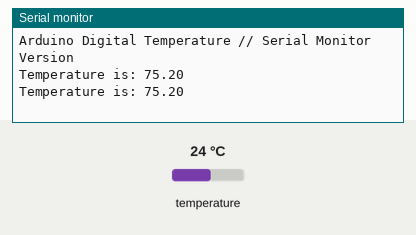
This sketch was run on a simulated Arduino Uno, built with avr-gcc and run on an emulated ATmega328P. Shown: the last lines printed to the serial monitor. The inputs (shaded band) are chosen by the test bench; at power-on: temperature 24 °C.

Above: at 3.3 s.
3.4 s: temperature set to 12 °C
At 5.5 s:
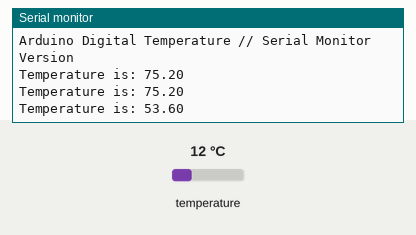
5.9 s: temperature set to 19 °C
At 6.9 s:
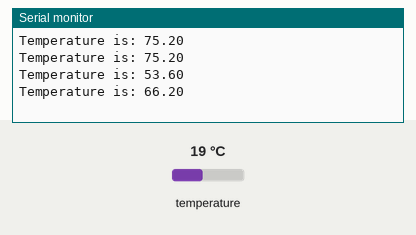
Timing chart, 0 to 8.9 s (numbered marks = the images above; inputs shaded):
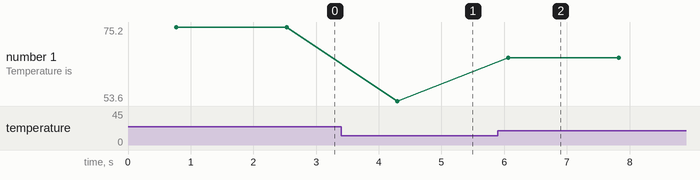

The sketch:

DS18B20_tutorial.ino
```cpp
/* Arduino DS18B20 temp sensor tutorial
   More info: http://www.ardumotive.com/how-to-use-the-ds18b20-temperature-sensor-en.html
   Date: 19/6/2015 // www.ardumotive.com */

//Include libraries
#include "OneWire.h"
#include "DallasTemperature.h"
#include <avr/interrupt.h>
#include <avr/sleep.h>

// Data wire is plugged into pin 2 on the Arduino
#define ONE_WIRE_BUS 2
// Setup a oneWire instance to communicate with any OneWire devices (not just Maxim/Dallas temperature ICs)
OneWire oneWire(ONE_WIRE_BUS);
// Pass our oneWire reference to Dallas Temperature.
DallasTemperature sensors(&oneWire);

int sleepPin = 12;          // active LOW, ground this pin momentary to sleep
int interruptPin = 10;      // LED to show the action of a interrupt
int wakePin = 2;            // active LOW, ground this pin momentary to wake up
int sleepStatus = 0;        // variable to store a request for sleep

void setup(void)
{
/*Sleep Stuff I added starts here, comment out if there is a problem
  pinMode(interruptPin, OUTPUT);   //
  pinMode(sleepPin, INPUT);        // sets the digital pin as input
  pinMode(wakePin, INPUT);

  attachInterrupt(0, wakeUpNow, LOW); // use interrupt 0 (pin 2) and run function
                                      // wakeUpNow when pin 2 gets LOW
  Sleep Stuff I added ends here, comment out if there is a */

  Serial.begin(9600); //Begin serial communication
  Serial.println("Arduino Digital Temperature // Serial Monitor Version"); //Print a message
  sensors.begin();


}


void sleepNow()         // here we put the arduino to sleep
{
    /* Now is the time to set the sleep mode. In the Atmega8 datasheet
     * http://www.atmel.com/dyn/resources/prod_documents/doc2486.pdf on page 35
     * there is a list of sleep modes which explains which clocks and
     * wake up sources are available in which sleep modus.
     *
     * In the avr/sleep.h file, the call names of these sleep modus are to be found:
     *
     * The 5 different modes are:
     *     SLEEP_MODE_IDLE         -the least power savings
     *     SLEEP_MODE_ADC
     *     SLEEP_MODE_PWR_SAVE
     *     SLEEP_MODE_STANDBY
     *     SLEEP_MODE_PWR_DOWN     -the most power savings
     *
     * For now, we want as much power savings as possible,
     * so we choose the according sleep modus: SLEEP_MODE_PWR_DOWN
     *
     */
    set_sleep_mode(SLEEP_MODE_PWR_DOWN);   // sleep mode is set here

    sleep_enable();              // enables the sleep bit in the mcucr register
                                 // so sleep is possible. just a safety pin

    /* Now is time to enable a interrupt. we do it here so an
     * accidentally pushed interrupt button doesn't interrupt
     * our running program. if you want to be able to run
     * interrupt code besides the sleep function, place it in
     * setup() for example.
     *
     * In the function call attachInterrupt(A, B, C)
     * A   can be either 0 or 1 for interrupts on pin 2 or 3.
     *
     * B   Name of a function you want to execute at interrupt for A.
     *
     * C   Trigger mode of the interrupt pin. can be:
     *             LOW        a low level triggers
     *             CHANGE     a change in level triggers
     *             RISING     a rising edge of a level triggers
     *             FALLING    a falling edge of a level triggers
     *
     * In all but the IDLE sleep modes only LOW can be used.
     */

    attachInterrupt(0,wakeUpNow, LOW); // use interrupt 0 (pin 2) and run function
                                       // wakeUpNow when pin 2 gets LOW

    sleep_mode();                // here the device is actually put to sleep!!
                                 //

    sleep_disable();             // first thing after waking from sleep:
                                 // disable sleep...
    detachInterrupt(0);          // disables interrupt 0 on pin 2 so the
                                 // wakeUpNow code will not be executed
                                 // during normal running time.
    delay(1000);                 // wat 2 sec. so humans can notice the
                                 // interrupt.
                                 // LED to show the interrupt is handled
    digitalWrite (interruptPin, LOW);      // turn off the interrupt LED

}

void wakeUpNow()        // here the interrupt is handled after wakeup
{
  //execute code here after wake-up before returning to the loop() function
  // timers and code using timers (serial.print and more...) will not work here.
  digitalWrite(interruptPin, HIGH);
}

void loop(void)
{
  // Send the command to get temperatures
  sensors.requestTemperatures();
  Serial.print("Temperature is: ");
  Serial.println(sensors.getTempFByIndex(0)); // Why "byIndex"? You can have more than one IC on the same bus. 0 refers to the first IC on the wire
  //Update value every 1 sec.
  delay(1000);
}
```

Measured:
- after the input at 3.4 s, the serial monitor: prints a new line after 0.90 s (image 1)
- after the input at 5.9 s, the serial monitor: prints a new line after 0.16 s (image 2)
- plotted number 1: 75.2 → 53.6 after the input at 3.4 s, 53.6 → 66.2 after the input at 5.9 s
